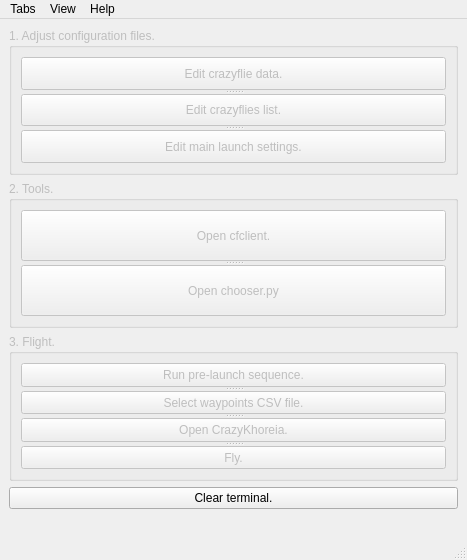
<?xml version="1.0" encoding="UTF-8"?>
<ui version="4.0">
 <author>Santiago Restrepo</author>
 <class>MainWindow</class>
 <widget class="QMainWindow" name="MainWindow">
  <property name="geometry">
   <rect>
    <x>0</x>
    <y>0</y>
    <width>467</width>
    <height>560</height>
   </rect>
  </property>
  <property name="windowTitle">
   <string>CrazyGUI</string>
  </property>
  <property name="autoFillBackground">
   <bool>false</bool>
  </property>
  <widget class="QWidget" name="centralwidget">
   <layout class="QVBoxLayout" name="verticalLayout_3">
    <item>
     <widget class="QGroupBox" name="groupBox_1">
      <property name="enabled">
       <bool>false</bool>
      </property>
      <property name="title">
       <string>1. Adjust configuration files.</string>
      </property>
      <layout class="QVBoxLayout" name="verticalLayout">
       <item>
        <widget class="QSplitter" name="splitter">
         <property name="orientation">
          <enum>Qt::Vertical</enum>
         </property>
         <widget class="QPushButton" name="pushButton1_1">
          <property name="text">
           <string>Edit crazyflie data.</string>
          </property>
         </widget>
         <widget class="QPushButton" name="pushButton1_0">
          <property name="text">
           <string>Edit crazyflies list.</string>
          </property>
         </widget>
         <widget class="QPushButton" name="pushButton1_2">
          <property name="text">
           <string>Edit main launch settings.</string>
          </property>
         </widget>
        </widget>
       </item>
      </layout>
     </widget>
    </item>
    <item>
     <widget class="QGroupBox" name="groupBox_2">
      <property name="enabled">
       <bool>false</bool>
      </property>
      <property name="title">
       <string>2. Tools.</string>
      </property>
      <layout class="QVBoxLayout" name="verticalLayout_2">
       <item>
        <widget class="QSplitter" name="splitter_2">
         <property name="orientation">
          <enum>Qt::Vertical</enum>
         </property>
         <widget class="QPushButton" name="pushButton2_0">
          <property name="text">
           <string>Open cfclient.</string>
          </property>
         </widget>
         <widget class="QPushButton" name="pushButton2_1">
          <property name="text">
           <string>Open chooser.py</string>
          </property>
         </widget>
        </widget>
       </item>
      </layout>
     </widget>
    </item>
    <item>
     <widget class="QGroupBox" name="groupBox_3">
      <property name="enabled">
       <bool>false</bool>
      </property>
      <property name="title">
       <string>3. Flight.</string>
      </property>
      <layout class="QVBoxLayout" name="verticalLayout_4">
       <item>
        <widget class="QSplitter" name="splitter_4">
         <property name="orientation">
          <enum>Qt::Vertical</enum>
         </property>
         <widget class="QPushButton" name="pushButton3_0">
          <property name="text">
           <string>Run pre-launch sequence.</string>
          </property>
         </widget>
         <widget class="QPushButton" name="pushButton3_1">
          <property name="text">
           <string>Select waypoints CSV file.</string>
          </property>
         </widget>
         <widget class="QPushButton" name="pushButton3_2">
          <property name="text">
           <string>Open CrazyKhoreia.</string>
          </property>
         </widget>
         <widget class="QPushButton" name="pushButton3_3">
          <property name="text">
           <string>Fly.</string>
          </property>
         </widget>
        </widget>
       </item>
      </layout>
     </widget>
    </item>
    <item>
     <widget class="QSplitter" name="splitter_3">
      <property name="orientation">
       <enum>Qt::Horizontal</enum>
      </property>
      <widget class="QPushButton" name="pushButton0_0">
       <property name="text">
        <string>Clear terminal.</string>
       </property>
      </widget>
     </widget>
    </item>
    <item>
     <widget class="QLabel" name="label">
      <property name="styleSheet">
       <string notr="true">image: url(:/icons/crazyflie.png);</string>
      </property>
      <property name="text">
       <string/>
      </property>
      <property name="scaledContents">
       <bool>false</bool>
      </property>
     </widget>
    </item>
   </layout>
  </widget>
  <widget class="QMenuBar" name="menubar">
   <property name="geometry">
    <rect>
     <x>0</x>
     <y>0</y>
     <width>467</width>
     <height>22</height>
    </rect>
   </property>
   <widget class="QMenu" name="menuedir">
    <property name="title">
     <string>Tabs</string>
    </property>
    <addaction name="action0_0"/>
    <addaction name="action0_1"/>
    <addaction name="action0_2"/>
   </widget>
   <widget class="QMenu" name="menuHelp">
    <property name="title">
     <string>Help</string>
    </property>
    <addaction name="actionIssues"/>
    <addaction name="actionAbout_CrazyGUI"/>
   </widget>
   <widget class="QMenu" name="menuView">
    <property name="title">
     <string>View</string>
    </property>
   </widget>
   <addaction name="menuedir"/>
   <addaction name="menuView"/>
   <addaction name="menuHelp"/>
  </widget>
  <widget class="QStatusBar" name="statusbar"/>
  <action name="action0_0">
   <property name="checkable">
    <bool>true</bool>
   </property>
   <property name="text">
    <string>Adjust configuration files.</string>
   </property>
   <property name="shortcut">
    <string/>
   </property>
  </action>
  <action name="actionEnglish">
   <property name="checkable">
    <bool>true</bool>
   </property>
   <property name="text">
    <string>English</string>
   </property>
  </action>
  <action name="actionSpanish">
   <property name="checkable">
    <bool>true</bool>
   </property>
   <property name="text">
    <string>Spanish</string>
   </property>
  </action>
  <action name="action0_1">
   <property name="checkable">
    <bool>true</bool>
   </property>
   <property name="text">
    <string>Tools</string>
   </property>
  </action>
  <action name="actionIssues">
   <property name="text">
    <string>Issues</string>
   </property>
  </action>
  <action name="actionAbout_CrazyGUI">
   <property name="text">
    <string>About CrazyGUI</string>
   </property>
  </action>
  <action name="action0_2">
   <property name="checkable">
    <bool>true</bool>
   </property>
   <property name="text">
    <string>Flight</string>
   </property>
  </action>
  <action name="action2_1">
   <property name="checkable">
    <bool>true</bool>
   </property>
   <property name="text">
    <string>Enable simulation.</string>
   </property>
  </action>
 </widget>
 <resources>
  <include location="icons/resource.qrc"/>
 </resources>
 <connections/>
</ui>
